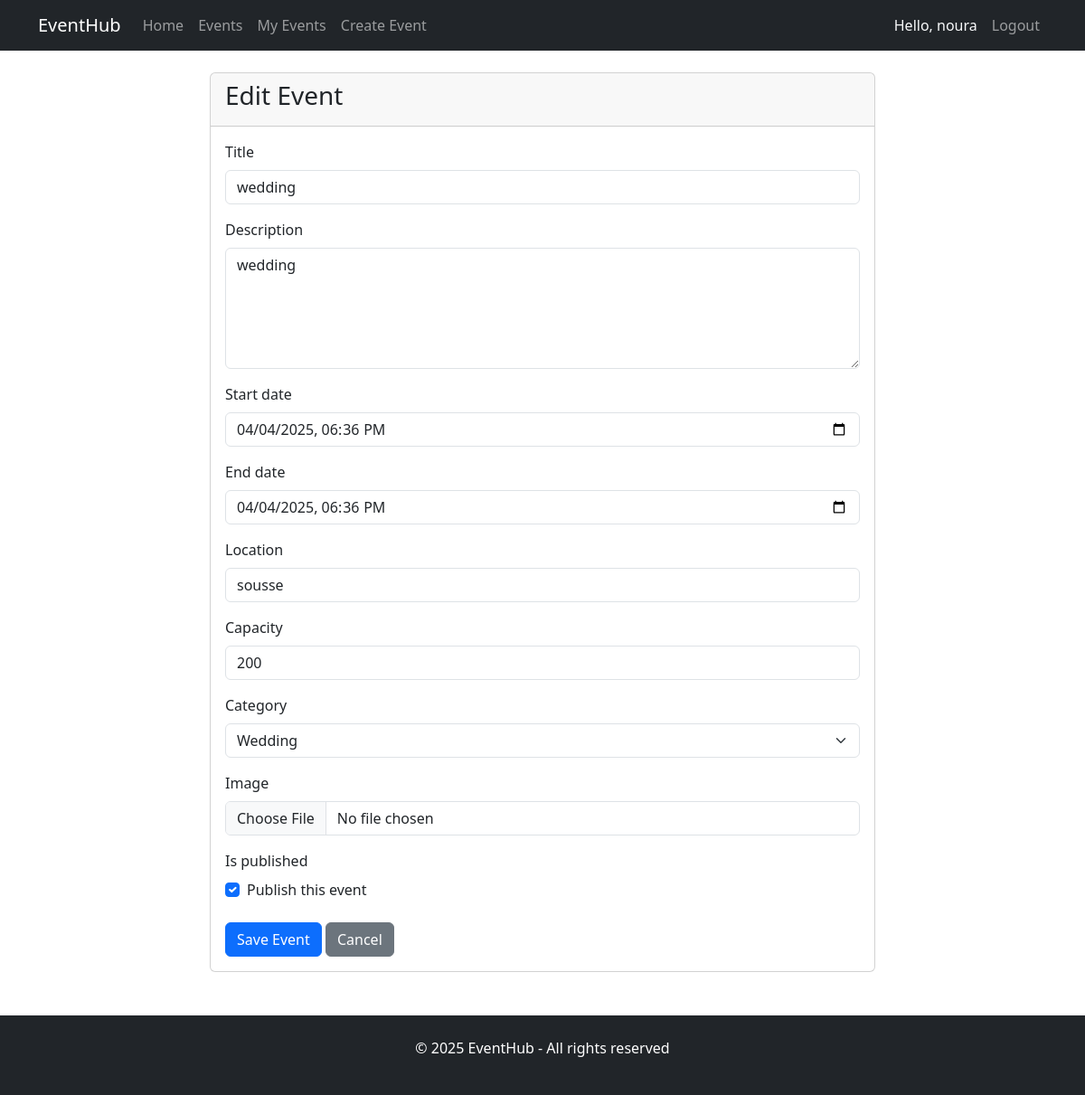
Screenshot of /events/1/edit/ (signed in) with the database file from the repository.
### events/models.py (models this page shows, shortened)
class Event(models.Model):
    title = models.CharField(max_length=200)
    description = models.TextField()
    start_date = models.DateTimeField()
    end_date = models.DateTimeField()
    location = models.CharField(max_length=200)
    capacity = models.PositiveIntegerField(default=0)  # 0 means unlimited
    category = models.ForeignKey(Category, on_delete=models.CASCADE, related_name='events')
    organizer = models.ForeignKey(User, on_delete=models.CASCADE, related_name='organized_events')
    created_at = models.DateTimeField(auto_now_add=True)
    image = models.ImageField(upload_to='event_images/', blank=True, null=True)
    is_published = models.BooleanField(default=False)

class Category(models.Model):
    name = models.CharField(max_length=100)
    description = models.TextField(blank=True)
    def __str__(self):
        return self.name
    class Meta:
        verbose_name_plural = "Categories"

### events/views.py (the view)
# urls.py: path('events/<int:event_id>/edit/', views.edit_event, name='edit_event'),
@login_required
def edit_event(request, event_id):
    event = get_object_or_404(Event, id=event_id, organizer=request.user)
    if request.method == 'POST':
        form = EventForm(request.POST, request.FILES, instance=event)
        if form.is_valid():
            form.save()
            messages.success(request, 'Event updated successfully!')
            return redirect('event_detail', event_id=event.id)
    else:
        form = EventForm(instance=event)
    return render(request, 'events/event_form.html', {
        'form': form,
        'title': 'Edit Event',
        'event': event,
    })

### events/forms.py (shortened to what this page needs)
class EventForm(forms.ModelForm):
    class Meta:
        model = Event
        fields = ['title', 'description', 'start_date', 'end_date',
                 'location', 'capacity', 'category', 'image', 'is_published']
        widgets = {
            'start_date': forms.DateTimeInput(attrs={'type': 'datetime-local'}),
            'end_date': forms.DateTimeInput(attrs={'type': 'datetime-local'}),
            'description': forms.Textarea(attrs={'rows': 5}),
        }

### events/templates/events/event_form.html (shortened to what this page needs)
{% extends "events/base.html" %}
{% block content %}
<div class="row">
    <div class="col-md-8 offset-md-2">
        <div class="card">
            <div class="card-header">
                <h3>{{ title }}</h3>
            </div>
            <div class="card-body">
                <form method="post" enctype="multipart/form-data">
                    {% for field in form %}
                        <div class="mb-3">
                            <label for="{{ field.id_for_label }}" class="form-label">{{ field.label }}</label>
                            {% if field.name == 'description' %}
                                <textarea name="{{ field.name }}" id="{{ field.id_for_label }}" class="form-control" rows="5">{{ field.value|default:'' }}</textarea>
                            {% elif field.name == 'start_date' or field.name == 'end_date' %}
                                <input type="datetime-local" name="{{ field.name }}" id="{{ field.id_for_label }}" class="form-control" value="{{ field.value|date:'Y-m-d\TH:i' }}">
                            {% elif field.name == 'is_published' %}
                                <div class="form-check">
                                    <input type="checkbox" name="{{ field.name }}" id="{{ field.id_for_label }}" class="form-check-input" {% if field.value %}checked{% endif %}>
                                    <label class="form-check-label" for="{{ field.id_for_label }}">Publish this event</label>
                                </div>
                            {% elif field.name == 'category' %}
                                <select name="{{ field.name }}" id="{{ field.id_for_label }}" class="form-select">
                                    {% for choice in field.field.choices %}
                                        <option value="{{ choice.0 }}" {% if choice.0 == field.value|add:"0" %}selected{% endif %}>
                                            {{ choice.1 }}
                                        </option>
                                    {% endfor %}
                                </select>
                            {% elif field.name == 'image' %}
                                <input type="file" name="{{ field.name }}" id="{{ field.id_for_label }}" class="form-control">
                            {% else %}
                                <input type="{{ field.field.widget.input_type }}" name="{{ field.name }}" id="{{ field.id_for_label }}" class="form-control" value="{{ field.value|default:'' }}">
                            {% endif %}
                        </div>
                    {% endfor %}
                    <div class="mt-4">
                        <button type="submit" class="btn btn-primary">Save Event</button>
                        <a href="{% if event %}{% url 'event_detail' event.id %}{% else %}{% url 'event_list' %}{% endif %}" class="btn btn-secondary">Cancel</a>
                    </div>
                </form>
            </div>
        </div>
    </div>
</div>
{% endblock %}

### events/templates/events/base.html (shortened to what this page needs)
<!DOCTYPE html>
<html lang="en">
<head>
    <link href="https://cdn.jsdelivr.net/npm/bootstrap@5.3.0-alpha1/dist/css/bootstrap.min.css" rel="stylesheet">
    <link rel="stylesheet" href="https://cdnjs.cloudflare.com/ajax/libs/font-awesome/6.1.1/css/all.min.css">
</head>
<body>
    <nav class="navbar navbar-expand-lg navbar-dark bg-dark">
        <div class="container">
            <a class="navbar-brand" href="{% url 'home' %}">EventHub</a>
            <div class="collapse navbar-collapse" id="navbarNav">
                <ul class="navbar-nav me-auto">
                    <li class="nav-item">
                        <a class="nav-link" href="{% url 'home' %}">Home</a>
                    </li>
                    <li class="nav-item">
                        <a class="nav-link" href="{% url 'event_list' %}">Events</a>
                    </li>
                    {% if user.is_authenticated %}
                        <li class="nav-item">
                            <a class="nav-link" href="{% url 'my_events' %}">My Events</a>
                        </li>
                        <li class="nav-item">
                            <a class="nav-link" href="{% url 'create_event' %}">Create Event</a>
                        </li>
                    {% endif %}
                </ul>
                <div class="navbar-nav">
                    {% if user.is_authenticated %}
                        <span class="nav-item nav-link text-light">Hello, {{ user.username }}</span>
                        <a class="nav-item nav-link" href="{% url 'logout' %}">Logout</a>
                    {% else %}
                        <a class="nav-item nav-link" href="{% url 'login' %}">Login</a>
                        <a class="nav-item nav-link" href="">Register</a>
                    {% endif %}
                </div>
            </div>
        </div>
    </nav>
    <div class="container mt-4">
        {% block content %}{% endblock %}
    </div>
    <footer class="bg-dark text-white mt-5 py-4">
        <div class="container text-center">
            <p>&copy; {% now "Y" %} EventHub - All rights reserved</p>
        </div>
    </footer>
</body>
</html>

### rows the page displays
Event: title "wedding" "sousse", description "wedding"
Category: category "Wedding"

### other values shown
{{ user.username }} "noura"
{{ title }} "Edit Event"
{{ field.label }} "Title" "Description" "Start date" "End date" "Location" "Capacity" "Category" "Image" "Is published"
